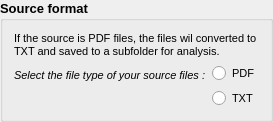
         <widget class="QGroupBox" name="source_format">
          <property name="font">
           <font>
            <pointsize>10</pointsize>
            <weight>75</weight>
            <bold>true</bold>
           </font>
          </property>
          <property name="title">
           <string notr="true">Source format</string>
          </property>
          <layout class="QVBoxLayout" name="verticalLayout_3">
           <item>
            <widget class="QLabel" name="source_format_2">
             <property name="font">
              <font>
               <pointsize>8</pointsize>
               <weight>50</weight>
               <bold>false</bold>
              </font>
             </property>
             <property name="text">
              <string notr="true">If the source is PDF files, the files wil converted to TXT and saved to a subfolder for analysis.</string>
             </property>
             <property name="wordWrap">
              <bool>true</bool>
             </property>
            </widget>
           </item>
           <item>
            <layout class="QFormLayout" name="formLayout_3">
             <item row="0" column="0">
              <widget class="QLabel" name="source_format_3">
               <property name="font">
                <font>
                 <pointsize>8</pointsize>
                 <weight>50</weight>
                 <italic>true</italic>
                 <bold>false</bold>
                </font>
               </property>
               <property name="text">
                <string notr="true">Select the file type of your source files :</string>
               </property>
               <property name="wordWrap">
                <bool>false</bool>
               </property>
              </widget>
             </item>
             <item row="0" column="1">
              <layout class="QVBoxLayout" name="verticalLayout_11">
               <item>
                <widget class="QRadioButton" name="pdf_button">
                 <property name="font">
                  <font>
                   <pointsize>8</pointsize>
                   <weight>50</weight>
                   <bold>false</bold>
                  </font>
                 </property>
                 <property name="cursor">
                  <cursorShape>PointingHandCursor</cursorShape>
                 </property>
                 <property name="text">
                  <string notr="true">PDF</string>
                 </property>
                 <property name="shortcut">
                  <string notr="true"/>
                 </property>
                 <attribute name="buttonGroup">
                  <string notr="true">format_buttonGroup</string>
                 </attribute>
                </widget>
               </item>
               <item>
                <widget class="QRadioButton" name="txt_button">
                 <property name="font">
                  <font>
                   <pointsize>8</pointsize>
                   <weight>50</weight>
                   <bold>false</bold>
                  </font>
                 </property>
                 <property name="cursor">
                  <cursorShape>PointingHandCursor</cursorShape>
                 </property>
                 <property name="text">
                  <string notr="true">TXT</string>
                 </property>
                 <property name="shortcut">
                  <string notr="true"/>
                 </property>
                 <attribute name="buttonGroup">
                  <string notr="true">format_buttonGroup</string>
                 </attribute>
                </widget>
               </item>
              </layout>
             </item>
            </layout>
           </item>
          </layout>
         </widget>
